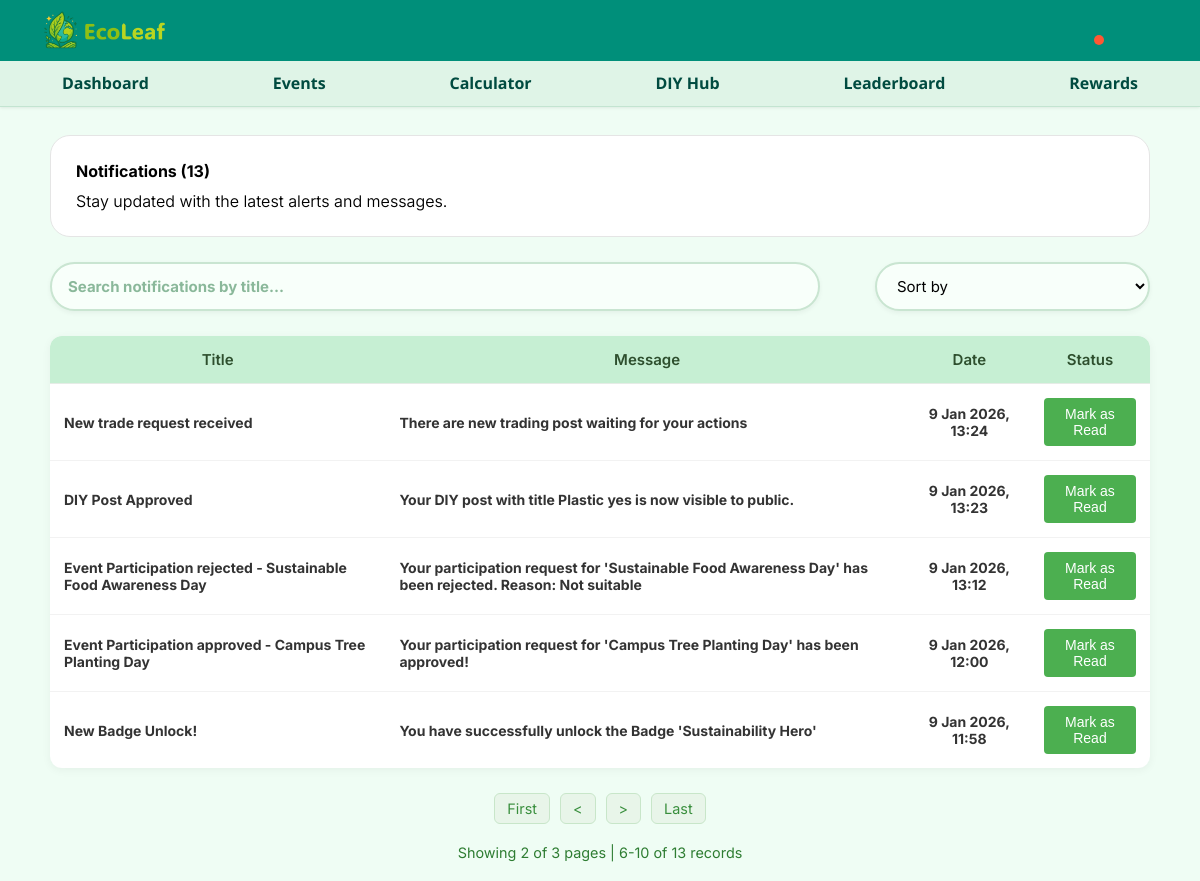
/pages/notification.php?page-nr=2 (signed in), run on the app's committed database.
### tables this page shows
CREATE TABLE IF NOT EXISTS `notification` (
  `notifyId` int NOT NULL AUTO_INCREMENT,
  `title` varchar(255) NOT NULL,
  `message` text NOT NULL,
  `isRead` tinyint(1) NOT NULL,
  `sendAt` datetime NOT NULL,
  `userId` int NOT NULL,
  PRIMARY KEY (`notifyId`),
  KEY `userId` (`userId`)
);

### pages/notification.php (the view, shortened to what this page needs)
<?php
include_once '../topbar.php';
$userId=$_SESSION['user']['userId']??null;
$start=0;
$rows_per_page=5;
$total_row="SELECT count(*) AS total
from notification
WHERE userId = $userId;";
$result_total= $conn->query($total_row);
$row_total=$result_total->fetch_assoc();
$total_rows= $row_total['total'];
$pages=ceil($total_rows/$rows_per_page);
if (isset($_GET['page-nr'])) {
    $page = (int)$_GET['page-nr'];
    $start = ($page - 1) * $rows_per_page;
}
$orderBy="sendAt DESC";
$sql="SELECT *
    FROM notification
    WHERE userId = $userId
    ORDER BY $orderBy
    LIMIT $start,$rows_per_page;";
$sql2="SELECT COUNT(*) AS unreadCount
    FROM notification
    WHERE userId = $userId
    AND isRead = 0;";
$result = mysqli_query($conn, $sql);
$result2=$conn->query($sql2);
$unread = 0;
if ($result && $result2 ->num_rows>0){
    $row2=$result2->fetch_assoc();
    $unread = $row2['unreadCount'];
} else {
    echo "<script>No rows found.</script>";
}
?>
<!DOCTYPE html>
<html lang="en">
<head>
    <link rel="stylesheet" href="/EcoLeaf/assets/css/notificationDesign.css">
</head>
<?php
if(isset($_GET['page-nr'])){
    $id=$_GET['page-nr'];
}else{
    $id=1;
}
?>
<body id="<?php echo $id; ?>">
    <?php include_once '../topbar.php'; ?>
    <div class="body-container">
        <div class="banner-block">
            <div class="banner">
                <div class="description">
                    <div class="subtitle" id="title-bold">Notifications (<?php
                        echo htmlspecialchars($unread);
                        ?>)
                    </div>
                    <div class="subtitle">Stay updated with the latest alerts and messages.</div>
                </div>
            </div>
        </div>
        <div class="search-section">
            <form method="get" id="searchForm">
                <input type="search" id="searching" name="searching" placeholder="Search notifications by title...">
                <select name="sort" id="sorting">
                    <option value="" selected desabled hidden>Sort by</option>
                </select>
            </form>
        </div>
        <div class="table-zone">
            <table id="notify">
                <tr class="first">
                    <th>Title</th>
                    <th>Message</th>
                    <th>Date</th>
                    <th>Status</th>
                </tr>
                <?php
                if (!empty($_GET['searching'])){
                    $searchKey=$conn->real_escape_string($_GET['searching']);
                    $query = "SELECT * FROM notification
                    WHERE title LIKE '%$searchKey%'
                    AND userId = $userId
                    ORDER BY $orderBy
                    LIMIT $start,$rows_per_page;
                    ";
                    $result = mysqli_query($conn, $query);
                    if ($result->num_rows == 0) {
                        $search_word = "No results found for <b>" . htmlspecialchars($searchKey) . "</b>.";
                        echo "<tr><td colspan='4' class='no-result' >$search_word</td></tr>";
                    }
                }else{
                    $result=$conn->query($sql);
                }
                ?>
                <?php while ($row=$result->fetch_assoc()): ?>
                <form method="POST">
                    <tr class="content">
                        <td class="left"><?php echo htmlspecialchars($row['title']); ?></td>
                        <td class="left"><?php echo htmlspecialchars($row['message']); ?></td>
                        <td><?php echo date("j M Y, H:i", strtotime($row['sendAt'])); ?></td>
                        <td>
                            <?php
                            if ($row['isRead']==0){
                                    echo '<button type="submit" class="read-btn" name="marking" value="Mark as Read">Mark as Read
                            </button>';
                            } else {
                            echo '<button type="button" class="read-btn read" value="Read" disabled>Read</button>';
                            }
                        ?>
                </form>
                <?php endwhile; ?>
            </table>
        </div>
        <div class="pagination">
            <?php
            $sortTitle=$_GET['sort']??'';
            ?>
            <a href="?page-nr=1&sort=<?php echo $sortTitle;?>">First</a>
            <?php
            if (isset($_GET['page-nr']) && $_GET['page-nr']>1){
            ?>
            <a href="?page-nr=<?php echo $_GET['page-nr']-1 ?>&sort=<?php echo $sortTitle;?>">
                < </a>
                    <?php }else{ ?>
                    <a>
                        < </a>
                            <?php } ?>
                            <?php if(!isset($_GET['page-nr'])){
                                ?>
                            <a href="?page-nr=2">></a>
                            <?php
                        }else{
                            if($_GET['page-nr']>= $pages){
                            ?>
                            <a>
                                > </a>
                            <?php }else{
                          ?>
                            <a href="?page-nr=<?php echo $_GET['page-nr']+1; ?>&sort=<?php echo $sortTitle;?>">></a>
                            <?php }}?>
                            <a href="?page-nr=<?php echo $pages ?>&sort=<?php echo $sortTitle;?>">Last
                            </a>
        </div>
        <div class="page-info">
            <?php
            if (!isset($_GET['page-nr'])){
                $page=1;
            }else{
                $page=$_GET['page-nr'];
            }
            ?>
            Showing <?php echo $page ?> of <?php echo $pages ?> pages |
            <?php echo $start+1 ?>-<?php echo $start+5<$total_rows?$start+5:$total_rows ?>
            of
            <?php echo $total_rows ?> records
        </div>
    </div>
</body>
</html>

### assets/css/topbarDesign.css (style rules this page uses)
* { margin: 0; padding: 0; box-sizing: border-box; }
body { background-color: #EFFDF4; }

### assets/css/notificationDesign.css (style rules this page uses)
* { margin: 0; padding: 0; box-sizing: border-box; }
.body-container { padding-top: 110px; animation: fadeIn 0.6s ease-out; }
form { display: flex; margin: 10px 50px; justify-content: space-between; }
#searching, #sorting { padding: 12px 16px; border: 2px solid #c9e5d1; border-radius: 25px; font-size: 15px; font-family: "Inter", sans-serif; transition: all 0.25s ease; outline: none; background: #f8fffa; box-shadow: 0 2px 5px rgba(0, 0, 0, 0.05); }
#searching { width: 70%; }
#sorting { width: 25%; }
#searching::placeholder { color: #8ab89a; font-weight: bold; }
.banner { background-color: white; padding: 20px; margin: 25px 50px; display: flex; flex-wrap: wrap; justify-content: space-between; border: 1px groove #E5E5E5; border-radius: 20px; }
.subtitle { padding: 5px; font-family: "Inter", sans-serif; font-weight: 350; }
#title-bold { font-weight: bold; }
.table-zone { margin: 25px 50px; font-family: "Inter", sans-serif; }
#notify { width: 100%; border-collapse: collapse; background: #ffffff; border-radius: 12px; overflow: hidden; box-shadow: 0 2px 10px rgba(0, 0, 0, 0.05); text-align: center; }
#notify th { background-color: #C6EFD3; color: #2e4f2e; padding: 14px; font-size: 15px; font-weight: 600; border-bottom: 1px solid #e5ece6; }
.left { text-align: left; }
#notify td { padding: 14px; font-size: 14px; color: #333; border-bottom: 1px solid #f2f2f2; }
#notify tr:last-child td { border-bottom: none; }
.read-btn { background-color: #4CAF50; color: white; padding: 8px 12px; border: none; border-radius: 4px; cursor: pointer; font-size: 14px; transition: background-color 0.3s ease; }
.page-info { font-family: 'Inter', sans-serif; font-size: 0.9rem; color: #2E7D32; margin-bottom: 20px; display: flex; justify-content: center; }
.pagination { display: flex; align-items: center; justify-content: center; gap: 10px; font-family: 'Inter', sans-serif; margin-bottom: 20px; }
.pagination a { text-decoration: none; color: #388E3C; background-color: #E8F5E9; padding: 6px 12px; border-radius: 6px; transition: all 0.3s ease; border: 1px solid #C8E6C9; font-size: 0.9rem; }
option { gap: 20px; padding: 10px; padding-left: 15px; transition: 0.4s; border: 1px solid #dddddd; }
option:first-of-type { border-radius: 8px 8px 0 0; }
option:not(option:last-of-type) { border-bottom: none; }
option:nth-of-type(odd) { background: rgba(104, 231, 155, 0.2); }
option:checked { font-weight: bold; }

### data on the page
notification: title "New trade request received", message "There are new trading post waiting for your actions", sendAt "9 Jan 2026, 13:24", isRead "Mark as Read"
notification: title "DIY Post Approved", message "Your DIY post with title Plastic yes is now visible to public.", sendAt "9 Jan 2026, 13:23", isRead "Mark as Read"
notification: title "Event Participation rejected - Sustainable Food Awareness Day", message "Your participation request for 'Sustainable Food Awareness Day' has been rejected. Reason: Not suitable", sendAt "9 Jan 2026, 13:12", isRead "Mark as Read"
notification: title "Event Participation approved - Campus Tree Planting Day", message "Your participation request for 'Campus Tree Planting Day' has been approved!", sendAt "9 Jan 2026, 12:00", isRead "Mark as Read"
notification: title "New Badge Unlock!", message "You have successfully unlock the Badge 'Sustainability Hero'", sendAt "9 Jan 2026, 11:58", isRead "Mark as Read"

### other printed values
$unread "13"
$page "2"
$pages "3"
$start+1 "6"
$start+5 "10"
$total_rows "13"
